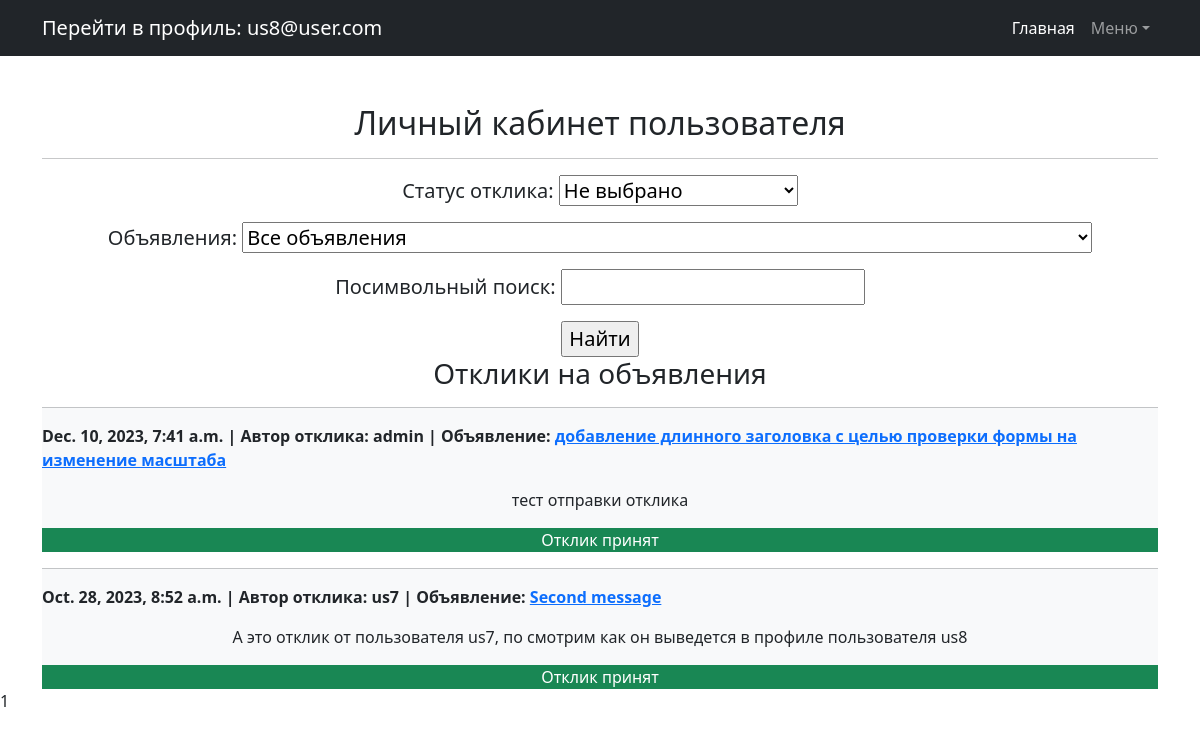
Screenshot of /profile/ (signed in) with the database file from the repository.
### Board/models.py (models this page shows, shortened)
class Comment(models.Model):
    STATUS = (
        (0, 'отклик отклонен'),
        (1, 'отклик принят'),
        (2, 'отклик не рассмотрен'),
    )
    comment_message = models.ForeignKey(Message, related_name='c_message', on_delete=models.CASCADE)
    user = models.ForeignKey(User, related_name='c_user', on_delete=models.CASCADE)
    comment = models.TextField(default='')
    data_create = models.DateTimeField(auto_now_add=True)
    comment_status = models.IntegerField(default=2, choices=STATUS, verbose_name='Статус отклика')  #
    class Meta:
        ordering = ['-data_create']
        indexes = [models.Index(fields=['-data_create'])]

class Message(models.Model):
    VARIETY = (
        ('Tanks', 'Танки'),
        ('Healers', 'Хилы'),
        ('DD', 'ДД'),
        ('Traders', 'Торговцы'),
        ('Gildmasters', 'Гилдмастеры'),
        ('Questgivers', 'Квестгиверы'),
        ('Blacksmiths', 'Кузнецы'),
        ('Tanners', 'Кожевники'),
        ('PotionMakers', 'Зельевары'),
        ('SpellMasters', 'Мастера заклинаний'),
    )
    message_header = models.CharField(max_length=255, default='', verbose_name='Заголовок')  # Заголовок объявления
    message_text = models.TextField(default="", verbose_name='Текст объявления')  # Текстовое содержимое объявления
    data_create = models.DateTimeField(auto_now_add=True, verbose_name='Дата создания')  # Дата создания объявления
    category = models.CharField(max_length=20, choices=VARIETY, default='Tanks', blank=False, verbose_name='Категория')
    files = models.FileField(upload_to='files/%Y/%m/%d', verbose_name='Файл',
                             default=None, null=True, blank=True)
    photo = models.ImageField(upload_to='photos/%Y/%m/%d', verbose_name='Фото',
                              default=None, null=True, blank=True)
    message_user = models.ForeignKey(User, related_name='m_user', on_delete=models.CASCADE)
    def __str__(self):
        return f'{self.message_header}'

### Board/views.py (the view)
# urls.py: path('profile/', Profile.as_view(), name='profile'),  # страница с профилем пользователя на базе ListView
class Profile(LoginRequiredMixin, ListView):
    raise_exception = True
    model = Comment
    ordering = '-data_create'
    template_name = 'profile.html'
    context_object_name = 'comments'
    paginate_by = 10
    def get_queryset(self):
        queryset = Comment.objects.filter(comment_message__message_user_id=self.request.user)
        self.filterset = CommentFilter(self.request.GET, queryset, request=self.request.user)
        return self.filterset.qs
    def get_context_data(self, **kwargs):
        context = super().get_context_data(**kwargs)
        context['filterset'] = self.filterset
        return context

### templates/profile.html (shortened to what this page needs)
{% extends 'default.html' %}
{% block content %}
<h2>Личный кабинет пользователя</h2>
{% if perms.Board.add_message %}
<hr>
<div class="lead">
   <form action="" method="get">
       {{ filterset.form.as_p }}
       <input type="submit" value="Найти" />
   </form>
</div>
    {% if comments %}
        <h3>Отклики на объявления</h3>
        {% for comment in comments %}
            {% if request.user.id  !=  comment.user.id %}
            <div class="bg-light">
                <hr>
                <p class="text-black-50, text-start" ><strong>{{ comment.data_create }}  |  Автор отклика: {{ comment.user }}  |  Объявление:
                    <a href="{% url 'message_detail' pk=comment.comment_message.id %}">{{comment.comment_message}}</a></strong></p>
                <p class="text-reset">{{ comment.comment }}</p>
                            {% if comment.comment_status == 1 %}
                                <div class="text-bg-success">Отклик принят</div>
                            {% endif %}
            {% endif %}
            </div>
        {% endfor %}
    {% else %}
        <h3>Откликов нет!</h3>
    {% endif %}
{% endif %}
   {{ page_obj.number }}
{% endblock content %}

### templates/default.html (shortened to what this page needs)
<!DOCTYPE html>
<html lang="en">
    <head>
        {% load static %}
        <link href="{% static 'css/styles.css' %}" rel="stylesheet" />
    </head>
    <body>
        <nav class="navbar navbar-expand-lg navbar-dark bg-dark">
            <div class="container">
                {% if user.is_authenticated %}
                    <a class="navbar-brand" href="{% url 'profile' %}">Перейти в профиль: {{request.user.email}}</a>
                {% else %}
                    <div class="navbar-brand">Не авторизованный пользователь:
                        <a class="navbar-brand" href="{% url 'register' %}">Зарегистрируйтесь</a>
                        или
                        <a class="navbar-brand" href="{% url 'login' %}">Войдите на портал</a>
                    </div>
                {% endif %}
                <div class="collapse navbar-collapse" id="navbarSupportedContent">
                    <ul class="navbar-nav ms-auto mb-2 mb-lg-0">
                        <li class="nav-item"><a class="nav-link active" aria-current="page" href="{% url 'message_list' %}">Главная</a></li>
                        <li class="nav-item dropdown">
                            <a class="nav-link dropdown-toggle" id="navbarDropdown" href="#" role="button" data-bs-toggle="dropdown" aria-expanded="true">Меню</a>
                        </li>
                    </ul>
                </div>
            </div>
        </nav>
        <div class="container">
            <div class="text-center mt-5">
                <h3>{% block content %}{{ flatpage.content }}{% endblock content %}</h3>
    </body>
</html>

### rows the page displays
Comment: data_create "Dec. 10, 2023, 7:41 a.m.", user "admin", comment_message "добавление длинного заголовка с целью проверки формы на изменение масштаба", comment "тест отправки отклика", comment_status "Отклик принят"
Comment: data_create "Oct. 28, 2023, 8:52 a.m.", user "us7", comment_message "Second message", comment "А это отклик от пользователя us7, по смотрим как он выведется в профиле пользователя us8", comment_status "Отклик принят"

### other values shown
{{ request.user.email }} "us8@user.com"
{{ page_obj.number }} "1"
